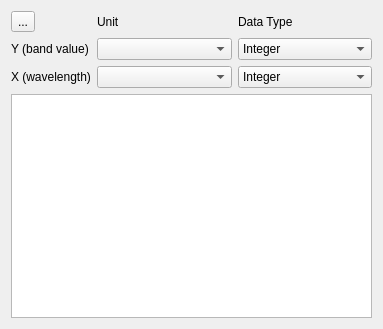
<?xml version="1.0" encoding="UTF-8"?>
<ui version="4.0">
 <class>Form</class>
 <widget class="QWidget" name="Form">
  <property name="geometry">
   <rect>
    <x>0</x>
    <y>0</y>
    <width>383</width>
    <height>329</height>
   </rect>
  </property>
  <property name="windowTitle">
   <string>Form</string>
  </property>
  <layout class="QGridLayout" name="gridLayout_2" columnstretch="0,0,0">
   <item row="5" column="0" colspan="3">
    <widget class="QTableView" name="tableView">
     <property name="sizePolicy">
      <sizepolicy hsizetype="Expanding" vsizetype="Expanding">
       <horstretch>0</horstretch>
       <verstretch>1</verstretch>
      </sizepolicy>
     </property>
     <property name="minimumSize">
      <size>
       <width>0</width>
       <height>150</height>
      </size>
     </property>
    </widget>
   </item>
   <item row="2" column="1">
    <widget class="QComboBox" name="cbYUnit">
     <property name="editable">
      <bool>false</bool>
     </property>
    </widget>
   </item>
   <item row="2" column="0">
    <widget class="QLabel" name="label_2">
     <property name="text">
      <string>Y (band value)</string>
     </property>
    </widget>
   </item>
   <item row="0" column="0">
    <widget class="QToolButton" name="btnReset">
     <property name="text">
      <string>...</string>
     </property>
    </widget>
   </item>
   <item row="2" column="2">
    <widget class="QComboBox" name="cbYUnitDataType">
     <item>
      <property name="text">
       <string>Integer</string>
      </property>
     </item>
     <item>
      <property name="text">
       <string>Float</string>
      </property>
     </item>
    </widget>
   </item>
   <item row="0" column="2">
    <widget class="QLabel" name="label_4">
     <property name="text">
      <string>Data Type</string>
     </property>
    </widget>
   </item>
   <item row="0" column="1">
    <widget class="QLabel" name="label_3">
     <property name="text">
      <string>Unit</string>
     </property>
    </widget>
   </item>
   <item row="3" column="0">
    <widget class="QLabel" name="label">
     <property name="text">
      <string>X (wavelength)</string>
     </property>
    </widget>
   </item>
   <item row="3" column="2">
    <widget class="QComboBox" name="cbXUnitDataType">
     <item>
      <property name="text">
       <string>Integer</string>
      </property>
     </item>
     <item>
      <property name="text">
       <string>Float</string>
      </property>
     </item>
    </widget>
   </item>
   <item row="3" column="1">
    <widget class="QComboBox" name="cbXUnit">
     <property name="editable">
      <bool>false</bool>
     </property>
    </widget>
   </item>
  </layout>
  <action name="actionReset">
   <property name="icon">
    <iconset>
     <normaloff>:/images/themes/default/mActionUndo.svg</normaloff>:/images/themes/default/mActionUndo.svg</iconset>
   </property>
   <property name="text">
    <string>Reset</string>
   </property>
  </action>
 </widget>
 <resources>
  <include location="speclibresources.qrc"/>
 </resources>
 <connections/>
</ui>
